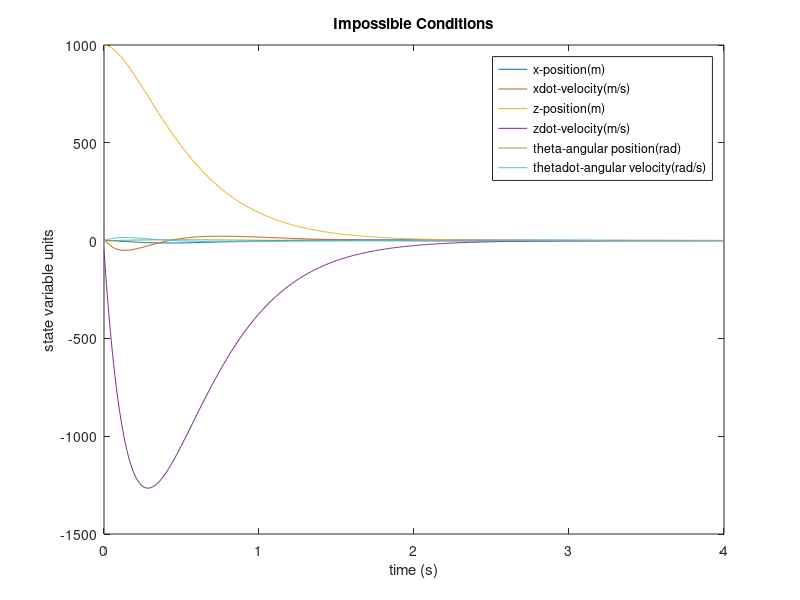

Write MATLAB code to recreate this figure.
clear all; clc;
%Mass, Dimensions, Gravity
m = 950;
a = 1.3;
b = 1.7;
g = 3.711;

% - Moment of Inertia
J = m*((2*a)^2 + (2*b)^2)/12;

%Matrices
A=[0 1 0 0 0 0 ; 0 0 0 0 -g 0 ; 0 0 0 1 0 0 ; 0 0 0 0 0 0 ; 0 0 0 0 0 1 ; 0 0 0 0 0 0];
B=[0,0;1/(sqrt(2)*m),-1/(sqrt(2)*m);0 0 ;1/(sqrt(2)*m), 1/(sqrt(2)*m); 0,0;(sqrt(2)/2)*(a-b)/J,-(sqrt(2)/2)*(a-b)/J];
C=eye(6);
K=(place(A,B,[-1,-2,-3,-4,-5,-6]));

%initial conditions
x0=[0;10;1000;-50;0.1;0.01];

%Feedback
[t,x]=ode45(@(t,x)(A-B*K)*x,[0:0.01:100],x0);
plot(t,C*x')
title('Impossible Conditions')
xlabel('time (s)')
ylabel('state variable units')
legend({'x-position(m)','xdot-velocity(m/s)','z-position(m)','zdot-velocity(m/s)','theta-angular position(rad)','thetadot-angular velocity(rad/s)'},'Location','northeast')
xlim([0,4])